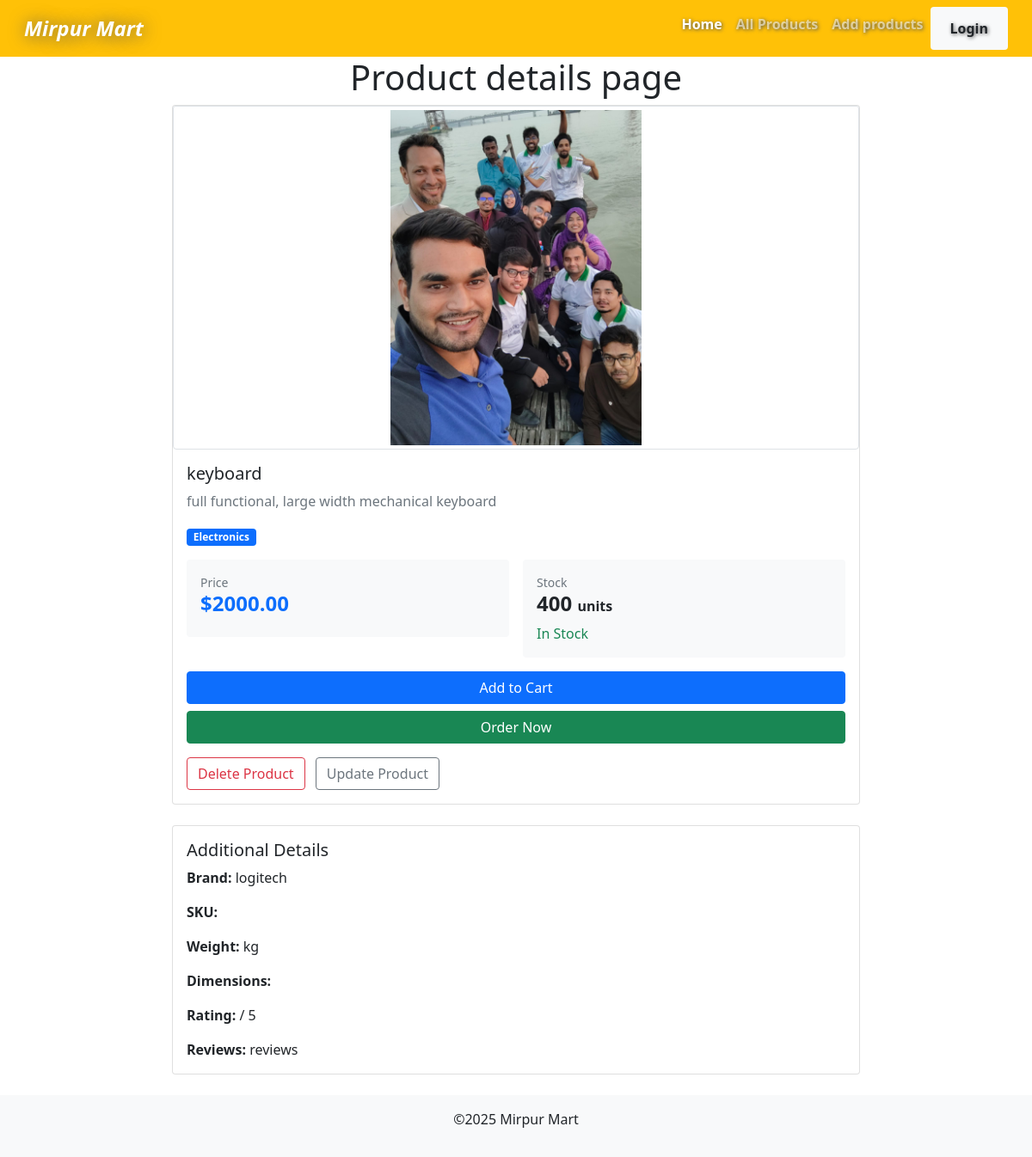
/product/1/, run on an earlier commit of the app's database.
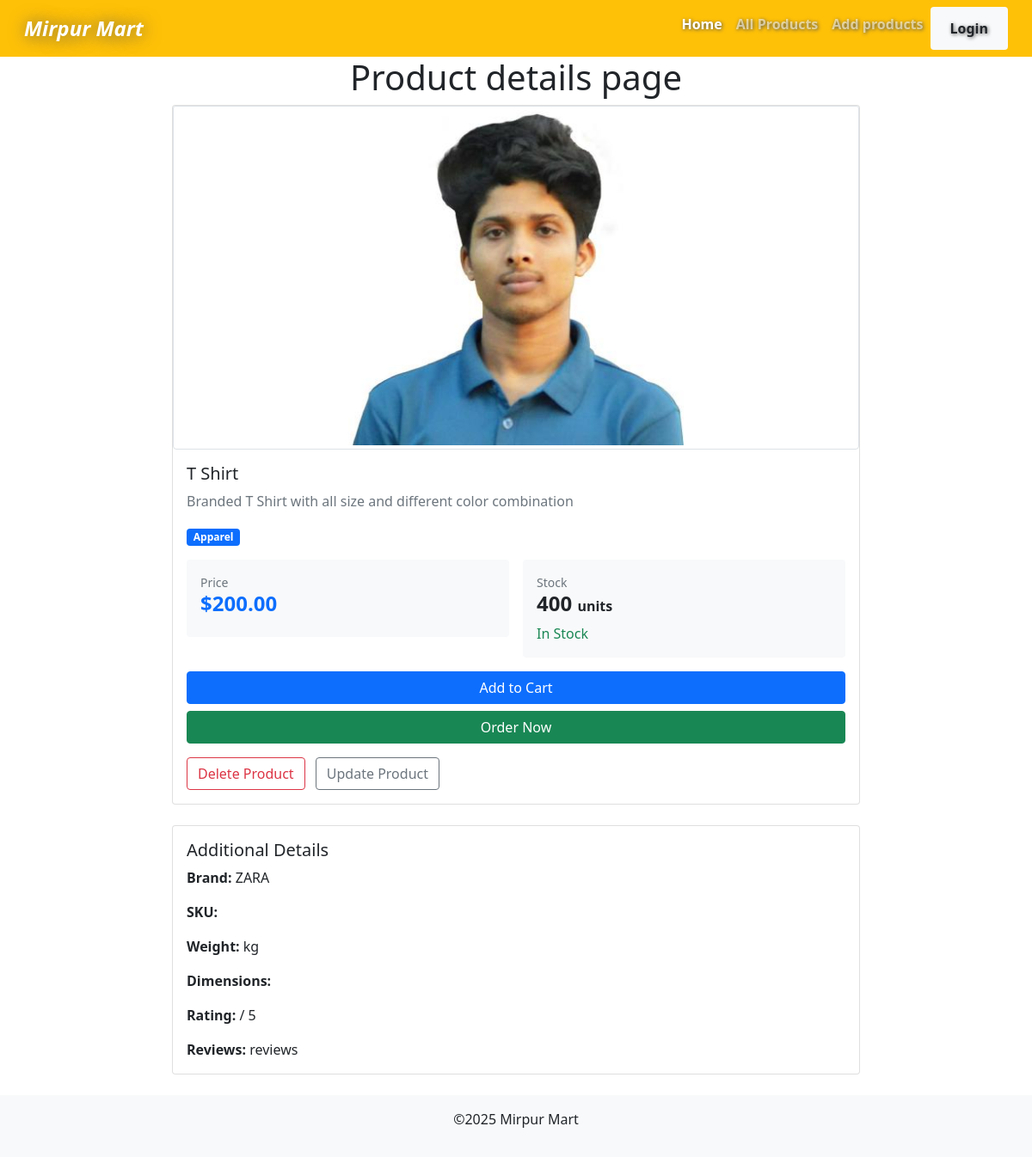
And on a later commit of the database.
### products/models.py (models this page shows, shortened)
class Product(models.Model):
    name = models.CharField(max_length=255)
    description = models.TextField(max_length=200)
    price = models.DecimalField(max_digits=10, decimal_places=2)
    category = models.CharField(max_length=100)
    brand = models.CharField(max_length=100)
    is_available = models.BooleanField(default=True)
    stock_quantity = models.IntegerField(default=0)
    image = models.ImageField(upload_to='product/images/', null=True, blank=True)
    is_deleted = models.BooleanField(default=False)
    created_at = models.DateTimeField(auto_now_add=True)
    updated_at = models.DateTimeField(auto_now=True)

### products/views.py (the view)
# urls.py: path('product/<int:product_id>/', views.product_details, name='product_details'),
def product_details(request, product_id):
    productData = get_object_or_404(Product, id=product_id)
    if productData.is_deleted:
        return redirect('all_products')
    context = {
        'product': productData,
    }
    return render(request, 'product_page/product_details.html', context)

### products/templates/product_page/product_details.html (shortened to what this page needs)
{% extends 'base.html' %}  {% block content %}
<section>
  <div class="container">
    <h1 class="text-center">Product details page</h1>
    <div class="card mx-auto" style="max-width: 800px">
      {% if product.image %}
      <img
        src="{{ product.image.url }}"
        class="card-img-top img-thumbnail"
        style="
          width: 100%;
          height: auto;
          max-height: 400px;
          object-fit: contain;
        "
        alt="{{ product.name }}"
      />
      {% else %}
      <div class="text-center py-5">
        <span class="text-muted">No image available</span>
      </div>
      {% endif %}
      <div class="card-body">
        <h5 class="card-title">{{ product.name }}</h5>
        <p class="card-text text-muted">{{ product.description }}</p>
        <div class="mb-3">
          <span class="badge bg-primary">{{ product.category }}</span>
        </div>
        <div class="row g-3 mb-3">
          <div class="col-sm-6">
            <div class="p-3 bg-light rounded">
              <small class="text-muted d-block">Price</small>
              <h4 class="text-primary fw-bold">${{ product.price }}</h4>
            </div>
          </div>
          <div class="col-sm-6">
            <div class="p-3 bg-light rounded">
              <small class="text-muted d-block">Stock</small>
              {% if product.is_available %}
                <h4 class="fw-bold">
                  {{ product.stock_quantity }} <span class="fs-6">units</span>
                </h4>
                <span class="text-success">In Stock</span>
              {% else %}
                <h4 class="fw-bold text-danger">0 <span class="fs-6">units</span></h4>
                <span class="text-danger">Out of Stock</span>
              {% endif %}
            </div>
          </div>
        </div>
        <div class="d-grid gap-2">
          <button class="btn btn-primary" type="button">Add to Cart</button>
          <button class="btn btn-success" type="button">Order Now</button>
        </div>
        <div class="mt-3">
          <form method="post" action="{% url 'delete_product' product.id %}" style="display:inline">
            <button type="submit" class="btn btn-outline-danger" onclick="return confirm('Delete this product?');">Delete Product</button>
          </form>
          <a href="{% url 'update_product' product.id %}" class="btn btn-outline-secondary ms-2">Update Product</a>
        </div>
      </div>
    </div>
    <div class="card mx-auto mt-4" style="max-width: 800px">
      <div class="card-body">
        <h5 class="card-title">Additional Details</h5>
        <p class="card-text"><strong>Brand:</strong> {{ product.brand }}</p>
        <p class="card-text"><strong>SKU:</strong> {{ product.sku }}</p>
        <p class="card-text">
          <strong>Weight:</strong> {{ product.weight }} kg
        </p>
        <p class="card-text">
          <strong>Dimensions:</strong> {{ product.dimensions }}
        </p>
        <p class="card-text">
          <strong>Rating:</strong> {{ product.rating }} / 5
        </p>
        <p class="card-text">
          <strong>Reviews:</strong> {{ product.reviews_count }} reviews
        </p>
      </div>
    </div>
  </div>
</section>
{% endblock content %}

What changed in the data, as far as the page shows it:
changed Product: image: a different picture; name "keyboard" → "T Shirt"; description "full functional, large width mechanical keyboard" → "Branded T Shirt with all size and different color combination"; category "Electronics" → "Apparel"; price "2000.00" → "200.00"; brand "logitech" → "ZARA"
